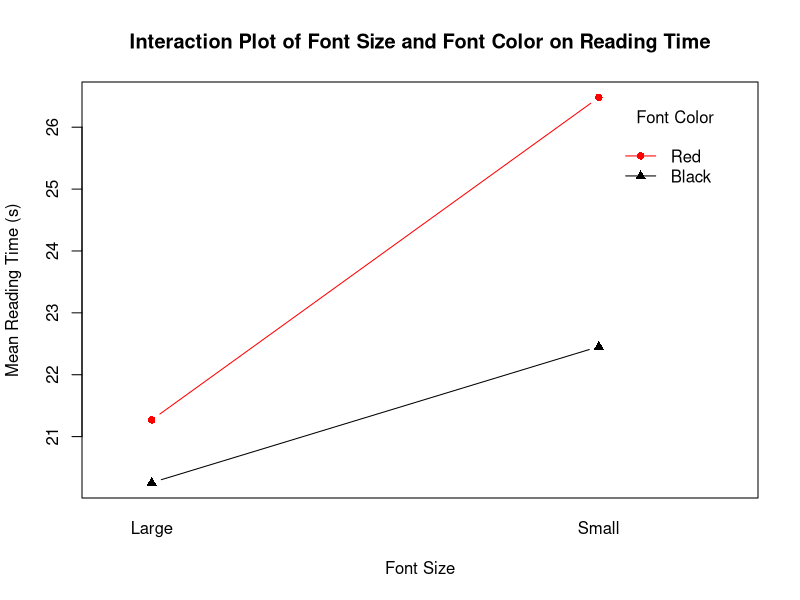

Reproduce this figure in R.
## ---- chunk 1
knitr::opts_chunk$set(message =  FALSE)
knitr::opts_chunk$set(warning =  FALSE)
knitr::opts_chunk$set(error =  FALSE)

## ---- chunk 2
library(car)
library(emmeans)
library(tidyverse)
library(knitr)
## ---- chunk 3
# randomization assignments
set.seed(21)

text_settings <- c("black, small", "black, large", "red, small", "red, large")

treatments <- rep(text_settings, each = 4)

sample(treatments)
## ---- chunk 4
data <- read.csv("Final_Data.csv")

# get factors in their own columns
# font color levels: black (-), red (+)
# font size levels: small (-), large (+)

read_speed <- data |>
  mutate(
    `Font Color` = str_detect(Text.Settings, "red, small") | str_detect(Text.Settings, "red, large"),
    `Font Size`  = str_detect(Text.Settings, "black, large") | str_detect(Text.Settings, "red, large")
  ) |>
  rename(Time = Time..s.) |>
  select(Person, `Font Color`, `Font Size`, Time)

read_speed$`Font Color` <- factor(read_speed$`Font Color`,
                                  levels = c(TRUE, FALSE),
                                  labels = c("Red", "Black"))

read_speed$`Font Size` <- factor(read_speed$`Font Size`,
                                 levels = c(TRUE, FALSE),
                                 labels = c("Large", "Small"))

kable(read_speed)
## ---- chunk 5
summary_stats <- read_speed |>
  group_by(`Font Color`, `Font Size`) |>
  summarise(
    Mean = round(mean(Time), 2),
    SD   = round(sd(Time), 2),
    N    = n(),
    .groups = "drop"
  )

kable(summary_stats,
      col.names = c("Font Color", "Font Size", "Mean (s)", "SD (s)", "N"),
      caption   = "Table 1: Summary Statistics of Reading Time by Treatment Group",
      align     = c("l", "l", "c", "c", "c"),
      digits    = 2,
      format    = "pipe")

## ---- chunk 6
interaction.plot(
  x.factor     = read_speed$`Font Size`,
  trace.factor  = read_speed$`Font Color`,
  response      = read_speed$Time,
  fun           = mean,
  type          = "b",
  col           = c("red", "black"),
  pch           = c(16, 17),
  lty           = 1,
  xlab          = "Font Size",
  ylab          = "Mean Reading Time (s)",
  trace.label   = "Font Color",
  main          = "Interaction Plot of Font Size and Font Color on Reading Time"
)
